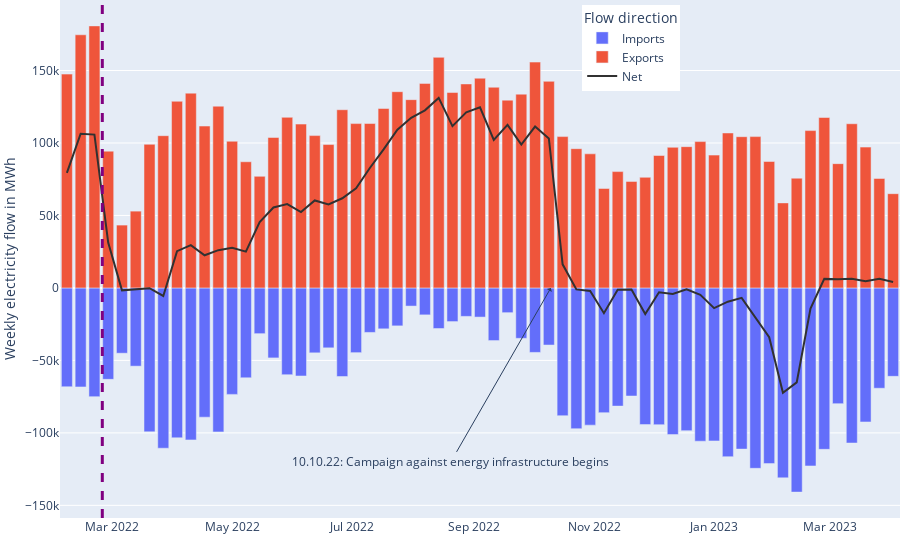

Notebook source saved alongside this figure:
### Code cell
fig = px.bar(
    pd.DataFrame({
        'Imports': ukraine_imports.apply(lambda x: sum(-x), axis=1),
        'Exports': ukraine_exports.apply(sum, axis=1),
    }).resample('1w').sum(),
    labels={
        'value': 'Weekly electricity flow in MWh',
        'variable': 'Flow direction',
        'index': '',
    },
    # category_orders={'Flow direction': ['Exports', 'Imports']},
)
fig.update_layout(**plotly_config)
fig.update_layout(legend=dict(
    yanchor="top",
    y=0.99,
    xanchor="center",
    x=0.68,
))
fig.add_trace(
    go.Scatter(
        y=ukraine_net.apply(sum, axis=1).resample('1w').sum(),
        x=ukraine_net.apply(sum, axis=1).resample('1w').sum().index,
        name='Net',
        line_color='#313131',
        line_width=2,
    ),
)
fig.add_annotation( # add a text callout with arrow
    text="10.10.22: Campaign against energy infrastructure begins",
    x=pd.to_datetime('2022-10-10'),
    y=0,
    axref="x domain",
    ayref="y",
    ax=-100,
    ay=(-1.2) * 10e4,
    arrowhead=1,
    showarrow=True,
    #bordercolor="#c7c7c7",
    #borderwidth=2,
    #borderpad=4,
    #bgcolor="#ff7f0e",
    #opacity=0.8
)
fig.add_vline(x=pd.to_datetime('2022-02-24'), line_width=3, line_dash="dash", line_color="purple")
_filename = 'entso_e-ukraine-electricity-combined_weekly'
fig.write_image(f'{_filename}.svg')
fig.write_image(f'{_filename}.png')
fig.show()
